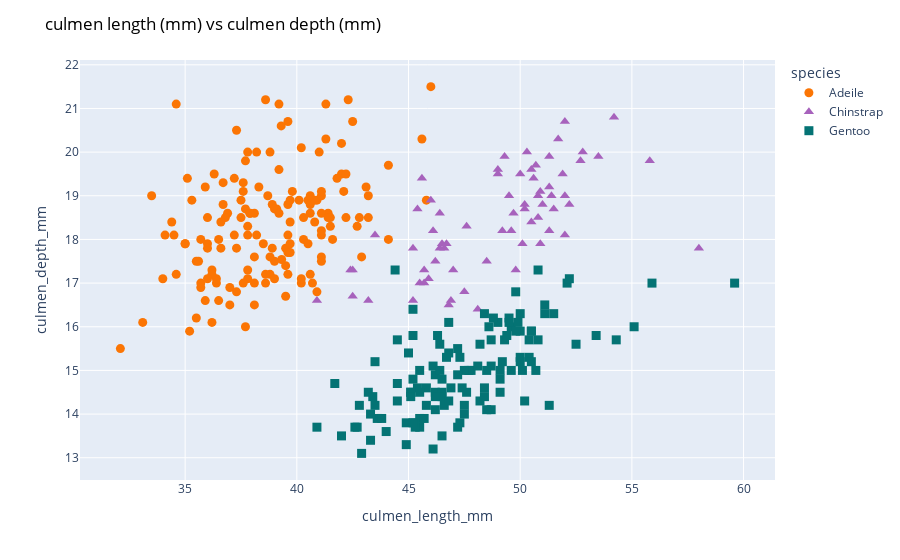

Here is the notebook cell this chart was saved with:
### Code cell
fig = px.scatter(data_frame=dt, 
           x = 'culmen_length_mm', y = 'culmen_depth_mm',
           color = 'species', 
           color_discrete_map={'Adeile':'rgb(251,117,4)', 'Chinstrap':'rgb(167,98,188)', 'Gentoo':'rgb(4,115,116)'},
           symbol='species',
           symbol_map = {'Adeile':'circle', 'Chinstrap':'triangle-up', 'Gentoo':'square'},
           
           )
fig.update_traces(marker=dict(size=9))
fig.update_layout(title='culmen length (mm) vs culmen depth (mm)',
                  titlefont = dict(color='black', family='Open Sans',), 
                   )
fig.show()
#{'Adeile':'square', 'Chinstrap':'triangule-up', 'Gentoo':'circle'}

### Figure 1 — Plotly figure (JSON) as saved in the notebook; plotly's stock layout.template omitted (floating-point values rounded to 4 significant figures; data arrays with more than 128 entries replaced by an {"elided": "..."} marker saying what was removed)
{"data": [{"hovertemplate": "species=Adeile<br>culmen_length_mm=%{x}<br>culmen_depth_mm=%{y}<extra></extra>", "legendgroup": "Adeile", "marker": {"color": "rgb(251,117,4)", "size": 9, "symbol": "circle"}, "mode": "markers", "name": "Adeile", "orientation": "v", "showlegend": true, "type": "scatter", "x": {"elided": "152 float values"}, "xaxis": "x", "y": {"elided": "152 float values"}, "yaxis": "y"}, {"hovertemplate": "species=Chinstrap<br>culmen_length_mm=%{x}<br>culmen_depth_mm=%{y}<extra></extra>", "legendgroup": "Chinstrap", "marker": {"color": "rgb(167,98,188)", "size": 9, "symbol": "triangle-up"}, "mode": "markers", "name": "Chinstrap", "orientation": "v", "showlegend": true, "type": "scatter", "x": [46.5, 50, 51.3, 45.4, 52.7, 45.2, 46.1, 51.3, 46, 51.3, 46.6, 51.7, 47, 52, 45.9, 50.5, 50.3, 58, 46.4, 49.2, 42.4, 48.5, 43.2, 50.6, 46.7, 52, 50.5, 49.5, 46.4, 52.8, 40.9, 54.2, 42.5, 51, 49.7, 47.5, 47.6, 52, 46.9, 53.5, 49, 46.2, 50.9, 45.5, 50.9, 50.8, 50.1, 49, 51.5, 49.8, 48.1, 51.4, 45.7, 50.7, 42.5, 52.2, 45.2, 49.3, 50.2, 45.6, 51.9, 46.8, 45.7, 55.8, 43.5, 49.6, 50.8, 50.2], "xaxis": "x", "y": [17.9, 19.5, 19.2, 18.7, 19.8, 17.8, 18.2, 18.2, 18.9, 19.9, 17.8, 20.3, 17.3, 18.1, 17.1, 19.6, 20, 17.8, 18.6, 18.2, 17.3, 17.5, 16.6, 19.4, 17.9, 19, 18.4, 19, 17.8, 20, 16.6, 20.8, 16.7, 18.8, 18.6, 16.8, 18.3, 20.7, 16.6, 19.9, 19.5, 17.5, 19.1, 17, 17.9, 18.5, 17.9, 19.6, 18.7, 17.3, 16.4, 19, 17.3, 19.7, 17.3, 18.8, 16.6, 19.9, 18.8, 19.4, 19.5, 16.5, 17, 19.8, 18.1, 18.2, 19, 18.7], "yaxis": "y"}, {"hovertemplate": "species=Gentoo<br>culmen_length_mm=%{x}<br>culmen_depth_mm=%{y}<extra></extra>", "legendgroup": "Gentoo", "marker": {"color": "rgb(4,115,116)", "size": 9, "symbol": "square"}, "mode": "markers", "name": "Gentoo", "orientation": "v", "showlegend": true, "type": "scatter", "x": [46.1, 50, 48.7, 50, 47.6, 46.5, 45.4, 46.7, 43.3, 46.8, 40.9, 49, 45.5, 48.4, 45.8, 49.3, 42, 49.2, 46.2, 48.7, 50.2, 45.1, 46.5, 46.3, 42.9, 46.1, 44.5, 47.8, 48.2, 50, 47.3, 42.8, 45.1, 59.6, 49.1, 48.4, 42.6, 44.4, 44, 48.7, 42.7, 49.6, 45.3, 49.6, 50.5, 43.6, 45.5, 50.5, 44.9, 45.2, 46.6, 48.5, 45.1, 50.1, 46.5, 45, 43.8, 45.5, 43.2, 50.4, 45.3, 46.2, 45.7, 54.3, 45.8, 49.8, 46.2, 49.5, 43.5, 50.7, 47.7, 46.4, 48.2, 46.5, 46.4, 48.6, 47.5, 51.1, 45.2, 45.2, 49.1, 52.5, 47.4, 50, 44.9, 50.8, 43.4, 51.3, 47.5, 52.1, 47.5, 52.2, 45.5, 49.5, 44.5, 50.8, 49.4, 46.9, 48.4, 51.1, 48.5, 55.9, 47.2, 49.1, 47.3, 46.8, 41.7, 53.4, 43.3, 48.1, 50.5, 49.8, 43.5, 51.5, 46.2, 55.1, 44.5, 48.8, 47.2, 47.2, 46.8, 50.4, 45.2, 49.9], "xaxis": "x", "y": [13.2, 16.3, 14.1, 15.2, 14.5, 13.5, 14.6, 15.3, 13.4, 15.4, 13.7, 16.1, 13.7, 14.6, 14.6, 15.7, 13.5, 15.2, 14.5, 15.1, 14.3, 14.5, 14.5, 15.8, 13.1, 15.1, 14.3, 15, 14.3, 15.3, 15.3, 14.2, 14.5, 17, 14.8, 16.3, 13.7, 17.3, 13.6, 15.7, 13.7, 16, 13.7, 15, 15.9, 13.9, 13.9, 15.9, 13.3, 15.8, 14.2, 14.1, 14.4, 15, 14.4, 15.4, 13.9, 15, 14.5, 15.3, 13.8, 14.9, 13.9, 15.7, 14.2, 16.8, 14.4, 16.2, 14.2, 15, 15, 15.6, 15.6, 14.8, 15, 16, 14.2, 16.3, 13.8, 16.4, 14.5, 15.6, 14.6, 15.9, 13.8, 17.3, 14.4, 14.2, 14, 17, 15, 17.1, 14.5, 16.1, 14.7, 15.7, 15.8, 14.6, 14.4, 16.5, 15, 17, 15.5, 15, 13.8, 16.1, 14.7, 15.8, 14, 15.1, 15.2, 15.9, 15.2, 16.3, 14.1, 16, 15.7, 16.2, 13.7, 14.9, 14.3, 15.7, 14.8, 16.1], "yaxis": "y"}], "layout": {"legend": {"title": {"text": "species"}, "tracegroupgap": 0}, "margin": {"t": 60}, "title": {"font": {"color": "black", "family": "Open Sans"}, "text": "culmen length (mm) vs culmen depth (mm)"}, "xaxis": {"anchor": "y", "domain": [0, 1], "title": {"text": "culmen_length_mm"}}, "yaxis": {"anchor": "x", "domain": [0, 1], "title": {"text": "culmen_depth_mm"}}}}
